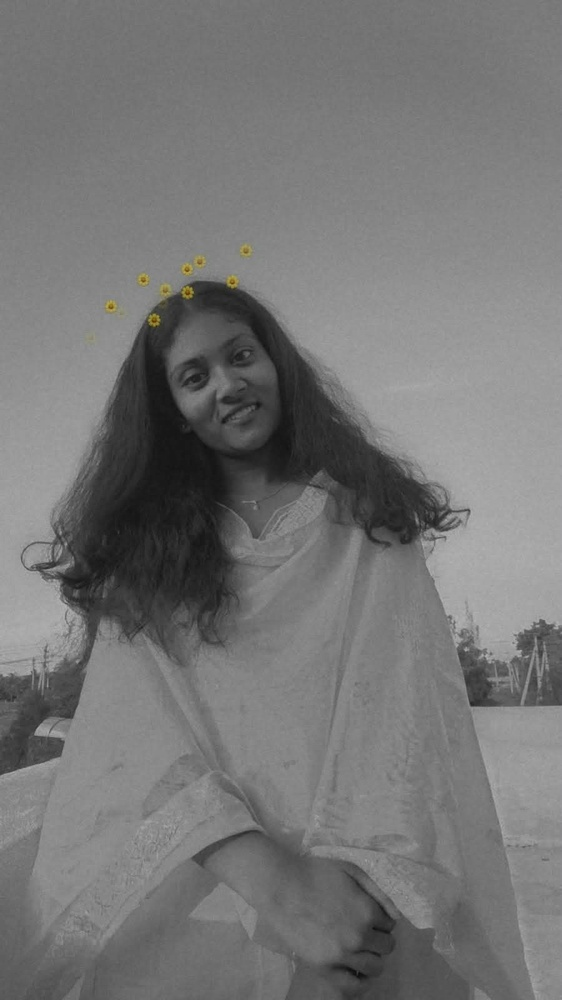
#> input picture myphoto.jpg, 562 x 1000 px, shrunk from 900 x 1600 before the run
$ python main.py
#> lines starting #> are read from the running program, lines starting #| are printed output that depends on the picture
import cv2

image_path = "myphoto.jpg"

img = cv2.imread(image_path)
#> img is the input picture: shape (1000, 562, 3); mean B, G, R 117.5, 117.6, 117.6

if img is None:
    print("Image not found!")
else:
    gray = cv2.cvtColor(img, cv2.COLOR_BGR2GRAY)
    inverted = 255 - gray
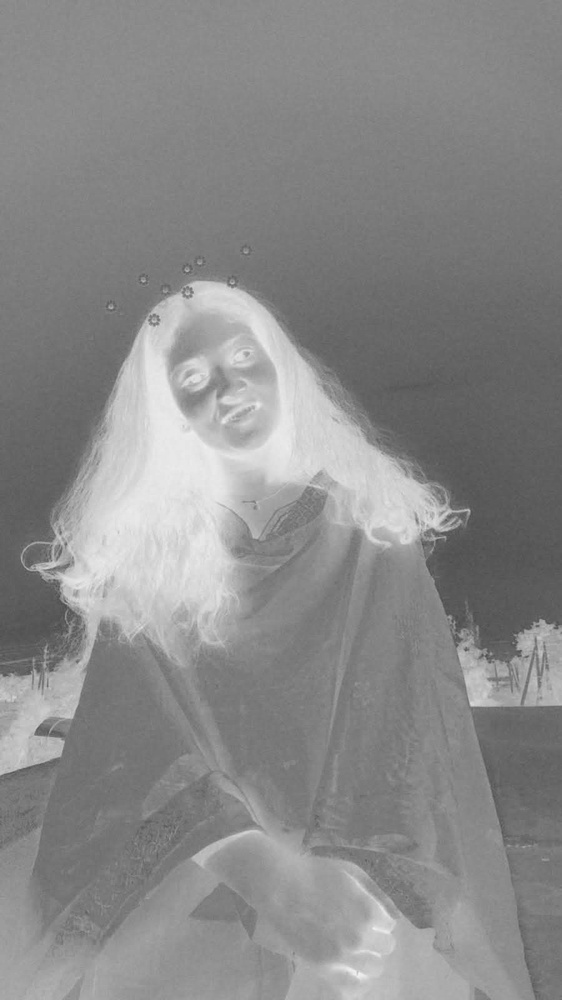
#> inverted: shape (1000, 562); min 75, max 243, mean 137.4
    blur = cv2.GaussianBlur(inverted, (21, 21), 0)
    inverted_blur = 255 - blur
    sketch = cv2.divide(gray, inverted_blur, scale=256.0)
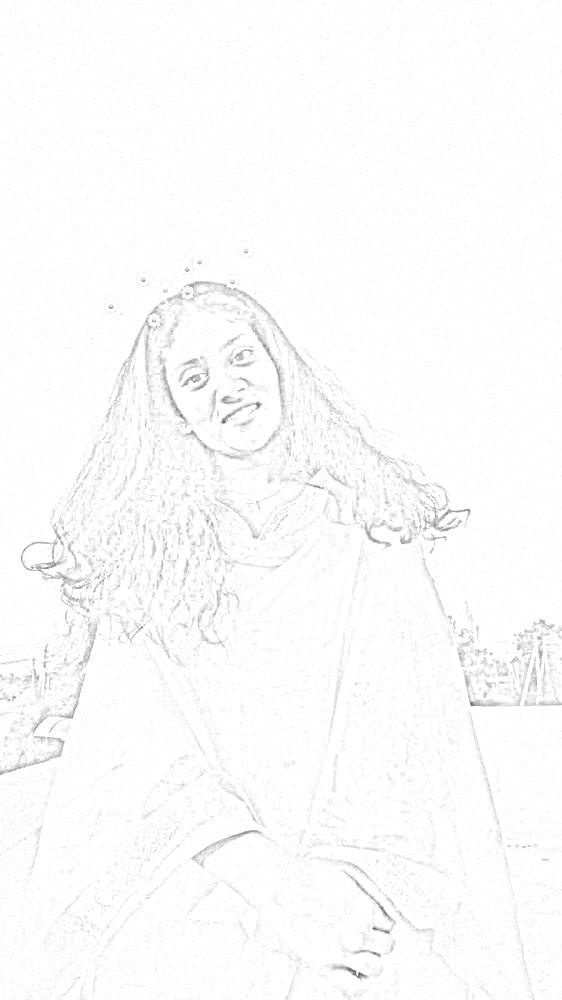
#> sketch: shape (1000, 562); min 77, max 255, mean 251.6

    cv2.imwrite("sketch.png", sketch)
    print("Sketch created successfully!")
